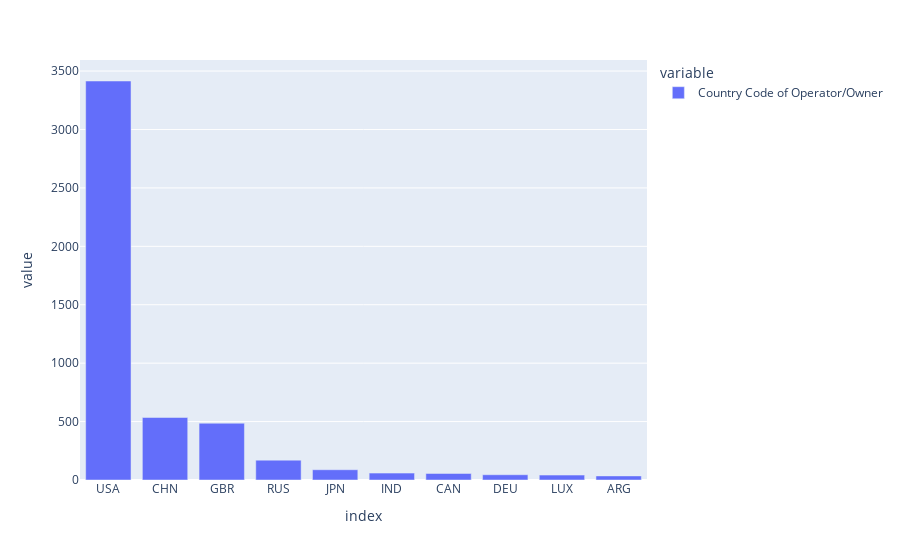

The code cell stored with this chart in its notebook:
### Code cell
def get_country_code(country_name):
    try:
        return pycountry.countries.get(name=country_name).alpha_3
    except:
        if country_name in country_codes:
            return country_codes[country_name]
        return "Multinational"


# Map the country names to their 3-letter codes
objects_in_orbit['Country Code of Operator/Owner'] = objects_in_orbit['Country of Operator/Owner'].apply(
    get_country_code)
objects_in_orbit['Country Code of Operator/Owner'].value_counts()

# Plot a histogram of the top 10 countries (excluding rows where the code is Multinational)
country_counts = objects_in_orbit['Country Code of Operator/Owner'].value_counts()
country_counts[country_counts.index !=
               "Multinational"].head(10).plot(kind='bar')

### Figure 1 — Plotly figure (JSON) as saved in the notebook; plotly's stock layout.template omitted (floating-point values rounded to 4 significant figures)
{"data": [{"alignmentgroup": "True", "hovertemplate": "variable=Country Code of Operator/Owner<br>index=%{x}<br>value=%{y}<extra></extra>", "legendgroup": "Country Code of Operator/Owner", "marker": {"color": "#636efa", "pattern": {"shape": ""}}, "name": "Country Code of Operator/Owner", "offsetgroup": "Country Code of Operator/Owner", "orientation": "v", "showlegend": true, "textposition": "auto", "type": "bar", "x": ["USA", "CHN", "GBR", "RUS", "JPN", "IND", "CAN", "DEU", "LUX", "ARG"], "xaxis": "x", "y": [3415, 535, 486, 170, 88, 59, 56, 45, 42, 35], "yaxis": "y"}], "layout": {"barmode": "relative", "legend": {"title": {"text": "variable"}, "tracegroupgap": 0}, "margin": {"t": 60}, "xaxis": {"anchor": "y", "domain": [0, 1], "title": {"text": "index"}}, "yaxis": {"anchor": "x", "domain": [0, 1], "title": {"text": "value"}}}}
